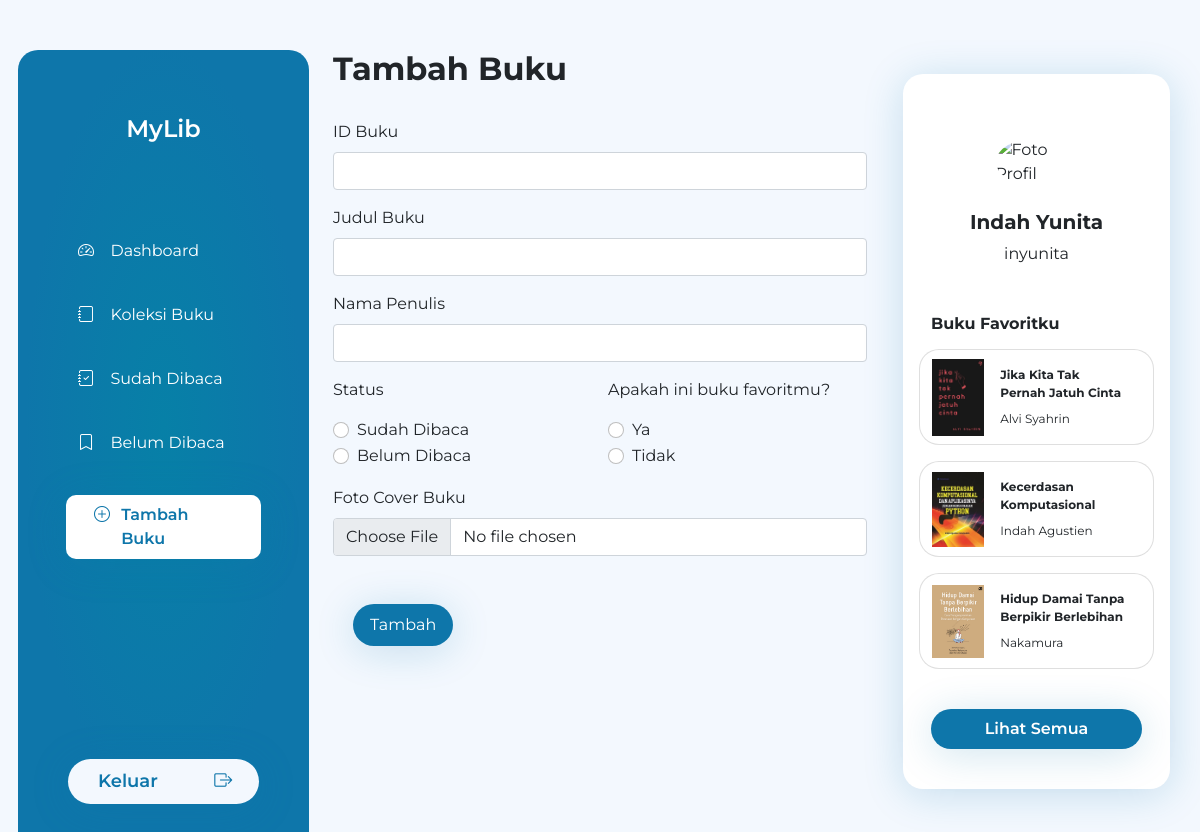
/tambah_buku.php (signed in), run on the app's committed database.
### tables this page shows
CREATE TABLE `buku` (
  `id_buku` char(5) NOT NULL,
  `judul_buku` varchar(50) NOT NULL,
  `nama_penulis` varchar(50) NOT NULL,
  `status_buku` varchar(25) NOT NULL,
  `is_favorite` varchar(25) NOT NULL,
  `foto_buku` varchar(100) NOT NULL
);

### querydb.php (called while the page is built, shortened)
<?php
$conn = mysqli_connect("localhost","root","","indah");
function query ($query){
    global $conn;
    $hasil = mysqli_query($conn, $query);
    $rows = [];
    while($row = mysqli_fetch_assoc($hasil)){
        $rows[] = $row;
    }
    return $rows;
}
?>

### tambah_buku.php (the view, shortened to what this page needs)
<?php
require 'querydb.php';
$topfav  = query("SELECT * FROM buku WHERE is_favorite = 'ya' LIMIT 3 ");
?>
<!DOCTYPE html>
<html lang="en">
  <head>
  </head>
  <body>
    <!DOCTYPE html>
    <html lang="en">
      <head>
        <link href="https://cdn.jsdelivr.net/npm/bootstrap@5.1.3/dist/css/bootstrap.min.css" rel="stylesheet" />
        <link rel="stylesheet" href="https://cdn.jsdelivr.net/npm/bootstrap-icons@1.4.1/font/bootstrap-icons.css" />
        <link href="/your-path-to-fontawesome/css/all.css" rel="stylesheet" />
        <link rel="stylesheet" href="https://maxcdn.bootstrapcdn.com/font-awesome.min.css" />
        <link rel="stylesheet" href="css/style.css" />
      </head>
      <body class="d-flex justify-content-between">
        <div class="container main-menu">
          <div class="row row-cols-1 row-cols-md-3 gx-5 d-flex justify-content-between">
            <div class="col-md-3 side-kiri pt-3 p-2 pb-5">
              <div class="row">
                <h2 class="text-center pt-5 pb-5">MyLib</h2>
              </div>
              <a href="index.php" class="row link-menu justify-content-around">
                <div class="col-md-2"><i class="bi bi-speedometer2"></i></div>
                <div class="col-md-10">Dashboard</div>
              </a>
              <a href="koleksi_buku.php" class="row link-menu justify-content-around">
                <div class="col-md-2"><i class="bi bi-journal"></i></div>
                <div class="col-md-10">Koleksi Buku</div>
              </a>
              <a href="sudah_dibaca.php" class="row link-menu justify-content-around">
                <div class="col-md-2"><i class="bi bi-journal-check"></i></div>
                <div class="col-md-10">Sudah Dibaca</div>
              </a>
              <a href="belum_dibaca.php" class="row link-menu justify-content-around">
                <div class="col-md-2"><i class="bi bi-bookmark"></i></div>
                <div class="col-md-10">Belum Dibaca</div>
              </a>
              <a href="tambah_buku.php" class="row link-menu justify-content-around active1">
                <div class="col-md-2"><i class="bi bi-plus-circle"></i></div>
                <div class="col-md-10">Tambah Buku</div>
              </a>
              <a class="row button justify-content-around" href="keluar.php">
                <div class="col-md-9 isi">Keluar</div>
                <div class="col-md-3 isi"><i class="bi bi-box-arrow-right bold"></i></div>
              </a>
            </div>
            <div class="col-md-6 side-tengah">
              <div class="row row-cols-1 row-cols-md-3 g-4 d-flex justify-content-between">
                <div class="col-md-12">
                  <h2 class="fw-bold">Tambah Buku</h2>
                </div>
                <div class="col-md-12">
                  <form action="" method="post" class="form-crud row g-3 " enctype="multipart/form-data">
                    <div class="col-md-12">
                      <label for="id" class="form-label">ID Buku</label>
                      <input type="text" class="form-control" id="id" name="id" />
                    </div>
                    <div class="col-md-12">
                      <label for="judulBuku" class="form-label">Judul Buku</label>
                      <input type="text" class="form-control" id="judulBuku" name="judulBuku" />
                    </div>
                    <div class="col-md-12">
                      <label for="penulis" class="form-label">Nama Penulis</label>
                      <input type="text" class="form-control" id="penulis" name="penulis" />
                    </div>
                    <div class="col-md-6">
                      <p>Status</p>
                      <div class="form-check">
                        <input class="form-check-input" type="radio" name="status" id="sudah" value="sudah"/>
                        <label class="form-check-label" for="sudah"> Sudah Dibaca </label>
                      </div>
                      <div class="form-check">
                        <input class="form-check-input" type="radio" name="status" id="belum" value="belum"/>
                        <label class="form-check-label" for="belum"> Belum Dibaca </label>
                      </div>
                    </div>
                    <div class="col-md-6">
                      <p>Apakah ini buku favoritmu?</p>
                      <div class="form-check">
                        <input class="form-check-input" type="radio" name="favorit" id="ya" value="ya" />
                        <label class="form-check-label" for="ya"> Ya </label>
                      </div>
                      <div class="form-check">
                        <input class="form-check-input" type="radio" name="favorit" id="tidak" value="tidak"/>
                        <label class="form-check-label" for="tidak"> Tidak </label>
                      </div>
                    </div>
                    <div class="col-12">
                      <label for="formFile" class="form-label">Foto Cover Buku</label>
                      <input class="form-control" type="file" id="formFile" name="foto_buku" />
                    </div>
                    <div class="col-12 mt-5">
                      <button type="submit" name="submit" class="btn btn-biru ">Tambah</button>
                    </div>
                  </form>
                </div>
              </div>
            </div>
            <div class="col-md-3 side-kanan">
              <div class="row card-putih mt-4 p-3 fav">
            <img class="rounded-circle mx-auto d-block profil mt-5 mb-4" src="Gambar/FotoProfil/<?= $_SESSION["foto_profil"];?>" alt="Foto Profil" />
            <h5 class="text-center fw-bold"><?= $_SESSION["nama"];?></h5>
            <p class="text-center mb-5"><?= $_SESSION["username"];?></p>
            <h6 class="fw-bold mb-3">Buku Favoritku</h6>
            <?php foreach($topfav as $row) :?>
            <div class="card mb-3" style="max-width: 540px">
              <div class="row g-0">
                <div class="col-md-3 d-flex align-items-center">
                  <img src="Gambar/CoverBuku/<?= $row["foto_buku"];?>" class="img-fluid" alt="buku" />
                </div>
                <div class="col-md-9">
                  <div class="card-body">
                    <p class="card-title fw-bold"><?= $row["judul_buku"];?></p>
                    <p class="card-text"><?= $row["nama_penulis"];?></p>
                  </div>
                </div>
              </div>
            </div>
            <?php endforeach;?>
            <a href="favorit.php" class="mt-4 mb-4"><div class="button text-center">Lihat Semua</div></a>
          </div>
            </div>
          </div>
        </div>
      </body>
    </html>
  </body>
</html>

### css/style.css (style rules this page uses)
body { margin: 0; padding: 0; background-color: #f3f8fe; font-family: 'Montserrat', sans-serif; }
a { text-decoration: none; }
.main-menu { margin-top: 50px; }
.side-kiri { background: radial-gradient(47.67% 47.67% at 50% 46.8%, #0780a7 0%, #0e76aa 100%); border-radius: 20px; color: white; }
.side-kiri .link-menu { text-decoration: none; color: white; margin: 40px; font-size: 16px; transition: 0.5s ease; }
.side-kiri h2 { font-style: normal; font-weight: 600; font-size: 24px; line-height: 29px; }
.button { padding-left: 1em; padding-right: 1em; padding-top: 0.5em; padding-bottom: 0.5em; box-shadow: 0px 5px 40px rgba(14, 118, 170, 0.2); border-radius: 50px; font-style: normal; font-weight: 600; font-size: 18px; }
.btn-biru { background: #0e76aa; padding-left: 1em; padding-right: 1em; padding-top: 0.5em; padding-bottom: 0.5em; box-shadow: 0px 5px 40px rgba(14, 118, 170, 0.2); border-radius: 30px; color: white; margin-left: 20px; }
.side-kiri .button { background: #f3f8fe; color: #0e76aa; margin-left: 42px; margin-right: 42px; margin-top: 200px; }
.active1 { background-color: white; padding-left: 1em; padding-right: 1em; padding-top: 0.5em; padding-bottom: 0.5em; box-shadow: 0px 5px 40px rgba(14, 118, 170, 0.2); border-radius: 10px; }
.active1 div { color: #0e76aa; font-weight: 600; }
.card-putih { background: #ffffff; box-shadow: 0px 5px 40px rgba(14, 118, 170, 0.2); border-radius: 20px; }
.profil { width: 106px; }
.card { border-radius: 20px; }
.side-kanan .card-body p { font-size: 12px; }
.fav .button { background: #0e76aa; color: white; font-size: 16px; }

### data on the page
buku: foto_buku (picture), judul_buku "Jika Kita Tak Pernah Jatuh Cinta", nama_penulis "Alvi Syahrin"
buku: foto_buku (picture), judul_buku "Kecerdasan Komputasional", nama_penulis "Indah Agustien"
buku: foto_buku (picture), judul_buku "Hidup Damai Tanpa Berpikir Berlebihan", nama_penulis "Nakamura"

### other printed values
$_SESSION["nama"] "Indah Yunita"
$_SESSION["username"] "inyunita"
